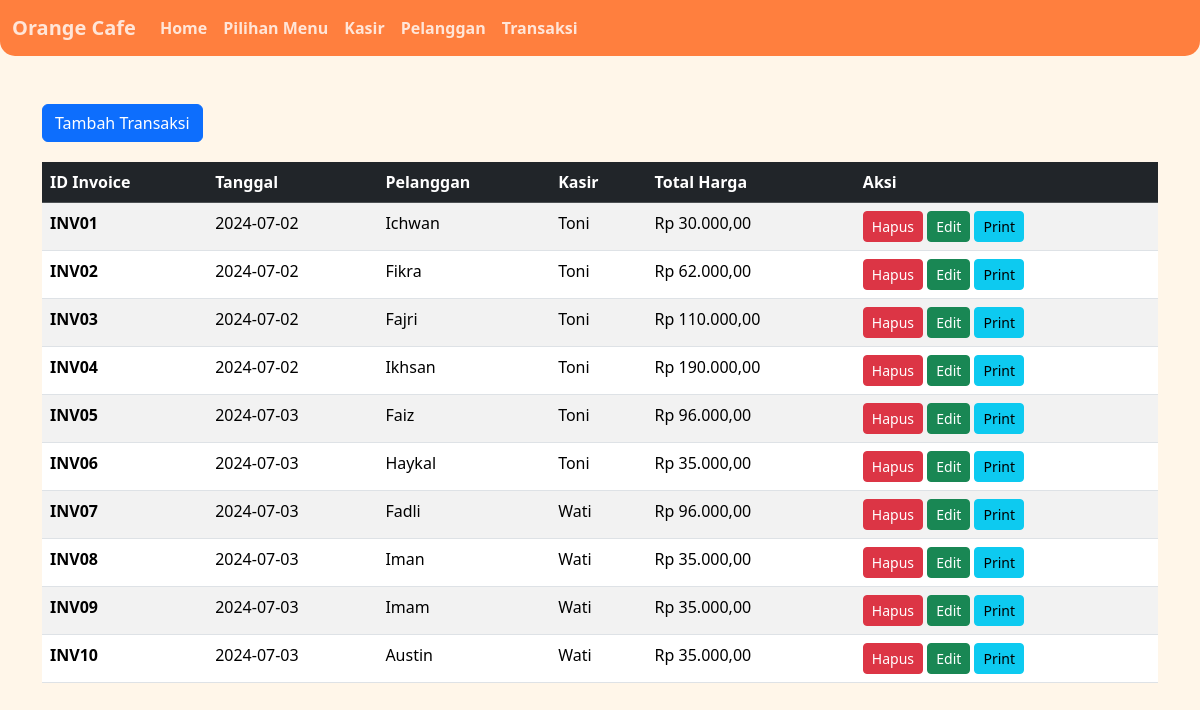
Page /transaksi.php on the committed database.
### tables this page shows
CREATE TABLE `tabel_header_transaksi` (
  `Id_Invoice` char(5) NOT NULL,
  `Date_Inv` date DEFAULT NULL,
  `Id_Pelanggan` char(3) DEFAULT NULL,
  `Id_Kasir` char(3) DEFAULT NULL,
  `Total_Harga` decimal(10,2) DEFAULT NULL
);

CREATE TABLE `tabel_pelanggan` (
  `Id_Pelanggan` char(3) NOT NULL,
  `Pelanggan` varchar(50) DEFAULT NULL
);

CREATE TABLE `tabel_kasir` (
  `Id_Kasir` char(3) NOT NULL,
  `Nama_Kasir` varchar(50) DEFAULT NULL
);

### transaksi.php (the view, shortened to what this page needs)
<?php
include('koneksi.php');
$query = "SELECT th.Id_Invoice, th.Date_Inv, tp.Pelanggan, tk.Nama_Kasir, th.Total_Harga
          FROM tabel_header_transaksi th
          LEFT JOIN tabel_detail_transaksi td ON th.Id_Invoice = td.Id_Invoice
          LEFT JOIN tabel_menu tm ON td.Id_Menu = tm.Id_Menu
          LEFT JOIN tabel_pelanggan tp ON th.Id_Pelanggan = tp.Id_Pelanggan
          LEFT JOIN tabel_kasir tk ON th.Id_Kasir = tk.Id_Kasir
          GROUP BY th.Id_Invoice, th.Date_Inv, tp.Pelanggan, tk.Nama_Kasir
          ORDER BY th.Id_Invoice ASC";
$result = mysqli_query($conn, $query);
?>
<!doctype html>
<html lang="en">
<head>
  <link href="https://cdn.jsdelivr.net/npm/bootstrap@5.3.0/dist/css/bootstrap.min.css" rel="stylesheet">
</head>
<body>
  <?php include("navbar.php"); ?>
  <div class="container mt-5">
    <button type="button" class="btn btn-primary" data-bs-toggle="modal" data-bs-target="#exampleModal">
      Tambah Transaksi
    </button>
    <table class="table table-striped table-hover">
      <thead class="table-dark">
        <tr>
          <th scope="col">ID Invoice</th>
          <th scope="col">Tanggal</th>
          <th scope="col">Pelanggan</th>
          <th scope="col">Kasir</th>
          <th scope="col">Total Harga</th>
          <th scope="col">Aksi</th>
        </tr>
      </thead>
      <tbody>
        <?php while($data = mysqli_fetch_assoc($result)): ?>
        <tr>
          <th scope="row"><?= $data['Id_Invoice']?></th>
          <td><?= $data['Date_Inv'] ?></td>
          <td><?= $data['Pelanggan'] ?></td>
          <td><?= $data['Nama_Kasir'] ?></td>
          <td><?= 'Rp ' . number_format($data['Total_Harga'], 2, ',', '.') ?></td>
          <td>
            <a href="hapus_transaksi.php?id=<?= $data['Id_Invoice']?>" class="btn btn-danger btn-sm">Hapus</a>
            <a href="edit_transaksi.php?id=<?= $data['Id_Invoice']?>" class="btn btn-success btn-sm">Edit</a>
            <a href="cetak_invoice.php?id=<?= $data['Id_Invoice']?>" class="btn btn-info btn-sm">Print</a>
          </td>
        </tr>
        <?php endwhile; ?>
      </tbody>
    </table>
  </div>
</body>
</html>

### transaksi.php (style rules this page uses)
body { background-color: #f8f9fa; }
.table { margin-top: 20px; }
.btn-primary { background-color: #007bff; border: none; }
body { background-image: none; background-color: #FFF6E9; }

### navbar.php (style rules this page uses)
body { background-image: url("gambar/1.jpeg"); background-size: cover; background-repeat: no-repeat; background-attachment: fixed; width: 100%; height: 100%; }

### rows in the picture
tabel_header_transaksi: Id_Invoice "INV01", Date_Inv "2024-07-02", Id_Pelanggan.Pelanggan "Ichwan", Id_Kasir.Nama_Kasir "Toni", Total_Harga "30.000,00"
tabel_header_transaksi: Id_Invoice "INV02", Date_Inv "2024-07-02", Id_Pelanggan.Pelanggan "Fikra", Id_Kasir.Nama_Kasir "Toni", Total_Harga "62.000,00"
tabel_header_transaksi: Id_Invoice "INV03", Date_Inv "2024-07-02", Id_Pelanggan.Pelanggan "Fajri", Id_Kasir.Nama_Kasir "Toni", Total_Harga "110.000,00"
tabel_header_transaksi: Id_Invoice "INV04", Date_Inv "2024-07-02", Id_Pelanggan.Pelanggan "Ikhsan", Id_Kasir.Nama_Kasir "Toni", Total_Harga "190.000,00"
tabel_header_transaksi: Id_Invoice "INV05", Date_Inv "2024-07-03", Id_Pelanggan.Pelanggan "Faiz", Id_Kasir.Nama_Kasir "Toni", Total_Harga "96.000,00"
tabel_header_transaksi: Id_Invoice "INV06", Date_Inv "2024-07-03", Id_Pelanggan.Pelanggan "Haykal", Id_Kasir.Nama_Kasir "Toni", Total_Harga "35.000,00"
tabel_header_transaksi: Id_Invoice "INV07", Date_Inv "2024-07-03", Id_Pelanggan.Pelanggan "Fadli", Id_Kasir.Nama_Kasir "Wati", Total_Harga "96.000,00"
tabel_header_transaksi: Id_Invoice "INV08", Date_Inv "2024-07-03", Id_Pelanggan.Pelanggan "Iman", Id_Kasir.Nama_Kasir "Wati", Total_Harga "35.000,00"
tabel_header_transaksi: Id_Invoice "INV09", Date_Inv "2024-07-03", Id_Pelanggan.Pelanggan "Imam", Id_Kasir.Nama_Kasir "Wati", Total_Harga "35.000,00"
tabel_header_transaksi: Id_Invoice "INV10", Date_Inv "2024-07-03", Id_Pelanggan.Pelanggan "Austin", Id_Kasir.Nama_Kasir "Wati", Total_Harga "35.000,00"
